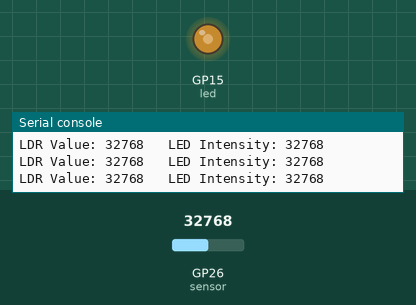
A program run on a simulated Raspberry Pi Pico running MicroPython. Parts: output pins drawn as LEDs (lit = HIGH), the last lines printed to the serial console. Inputs (shaded band) come from the test bench; at power-on: GP26 (sensor) = 32768 (analog values on the 0–65535 scale).

Above: at 1.2 s.
1.3 s: GP26 (sensor) set to 45874
At 1.8 s:
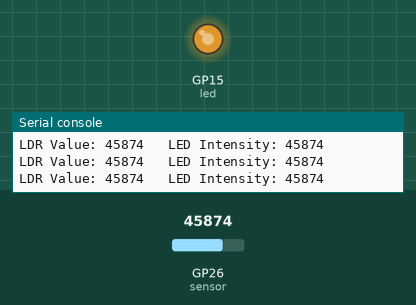
2.8 s: GP26 (sensor) set to 57670
At 3.2 s:
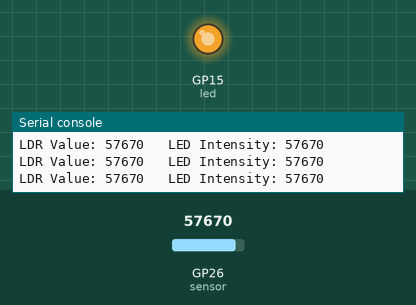
4.3 s: GP26 (sensor) set to 7864
At 4.6 s:
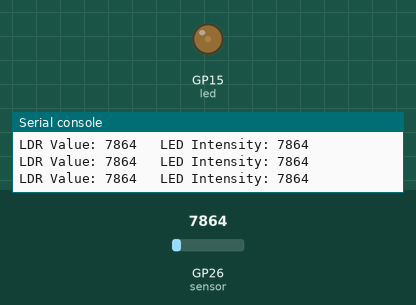
5.8 s: GP26 (sensor) set to 0
At 7.3 s:
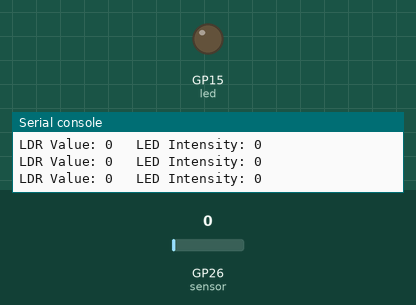
Timing chart, 0 to 8.3 s (numbered marks = the images above; inputs shaded):
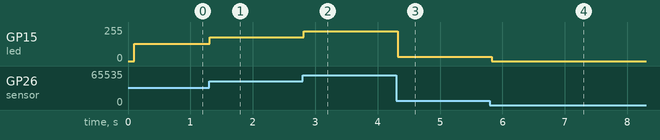

Measured:
- after the input at 1.3 s, GP15 (led): 128/255 → 178/255 at once
- after the input at 2.8 s, GP15 (led): 178/255 → 224/255 at once
- after the input at 4.3 s, GP15 (led): 224/255 → 31/255 at once
- after the input at 5.8 s, GP15 (led): 31/255 → 0/255 at once

The program:

ldrled.py
```python
import machine
import utime

sensor = machine.ADC(machine.Pin(26))
led = machine.PWM(machine.Pin(15))

while True:
    utime.sleep(0.1)
    value = sensor.read_u16()

    # Map LDR value to PWM duty cycle (0-65535)
    duty_cycle = int((value / 65535) * 65535)

    # Set LED intensity
    led.freq(1000)  # Set PWM frequency to 1000 Hz
    led.duty_u16(duty_cycle)

    # Print LDR value and LED intensity for debugging
    print("LDR Value:", value, "\tLED Intensity:", duty_cycle)
```
